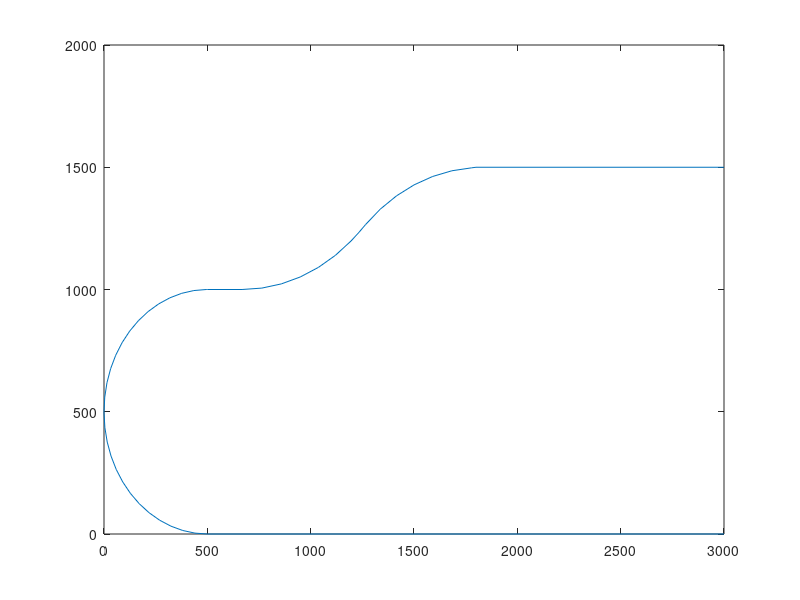

Recreate this plot in MATLAB.
function [X,Y] = Path_create
    % Line 1
    X1 = 3000:-300:500;
    Y1 = 0*X1;
 
    % Arc 1
    theta2 = 0:0.12:pi/2; % 0.12 = v/r*dt
    X2 = 500- 500*sin(theta2);
    Y2 = 500*(1-cos(theta2));
    % Arc 2
    theta3 = 0:0.12:pi/2;
    X3 = 500*(1-sin(pi/2+theta3));
    Y3 = 500*(1-cos(pi/2+theta3));
    
    %Line 2
    X4 = 500:168:668;
    Y4 = 1000+0*X4;
    
    %Arc3.1
    theta4 = 0:0.12:pi/4;
    X5 = 668+800*sin(theta4);
    Y5 = 1000+800*(1-cos(theta4));
    
    %Straight line Arc
    X6 = 1234.68:30:1265;
    Y6 = 1234.68:30:1265;
    
    %Arc3.2
    theta5 = 0:0.12:pi/4;
    X7 = 1265-800*(-sin(pi/4)+sin(pi/4-theta5));
    Y7 = 1265-800*(cos(pi/4)-cos(pi/4-theta5));
    
    %Last line
    X8 = 1800:300:3000;
    Y8 = 0*X8 +1500;
    

    X = [X1, X2, X3, X4, X5, X6, X7, X8];
    Y = [Y1, Y2, Y3, Y4, Y5, Y6, Y7, Y8];
%     hold on
     plot(X,Y)
end